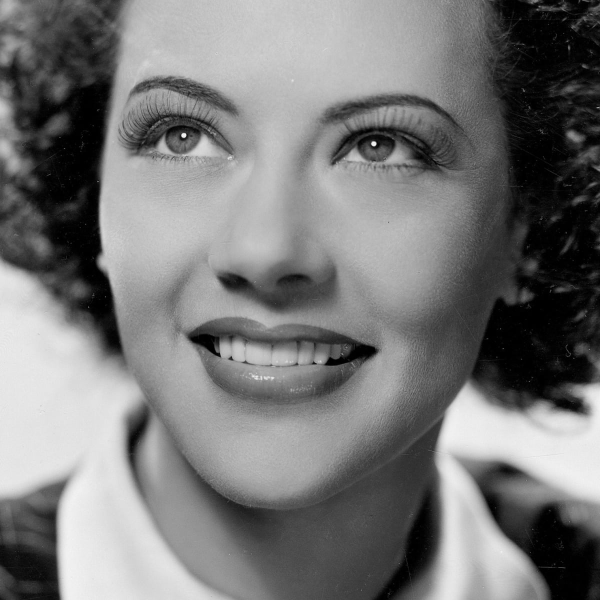
#> input picture Lab17,18,19,20,21,22/smile.jpg, 1200 x 1200 px (shown at 1/2 size)
$ python lab18.py
#> lines starting #> are read from the running program, lines starting #| are printed output that depends on the picture; after the words box and inside, x2 and y2 are one past the last pixel; in counts of white or black regions, pixels touching at a corner belong together
#Implementation of Butterworth Low Pass Filter

import numpy as np
from matplotlib import pyplot as plt
import cv2 as cv


img = cv.imread('smile.jpg',0)
#> img is the input picture: shape (1200, 1200); min 0, max 255, mean 120.4
min = np.minimum(img.shape[0],img.shape[1])
#> min = 1200
img = cv.resize(img,(min,min))
img[img>=225]=0
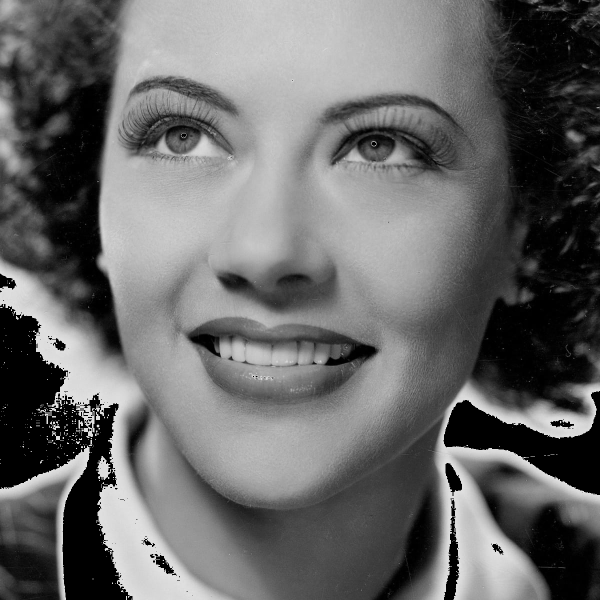
#> img: shape (1200, 1200) (shown at 1/2 size); 6.96% of pixels changed, all inside (x1, y1, x2, y2) = (0, 160, 1200, 1200)

M,N = img.shape
#> M = 1200; N = 1200
fourier_image = np.fft.fft2(img)
u = np.array(range(0,M))
#> u = 1200 values from 0 to 1199
v = np.array(range(0,N))
#> v = 1200 values from 0 to 1199
idx = np.where(u>(M/2))
u[idx] = u[idx]-M
idy = np.where(v>N/2)
v[idy]=v[idy]-N
[V,U] = np.meshgrid(v,u)
D = (U**2 + V**2)**(1/2)
#cutoff = 40
cutoff = [50,40,20,10]
H3 = 1/(1+(D/cutoff[1])**2)
G3 = H3*fourier_image
imback2 = np.fft.ifft2(G3)
imback2 = np.uint8(np.real(imback2))
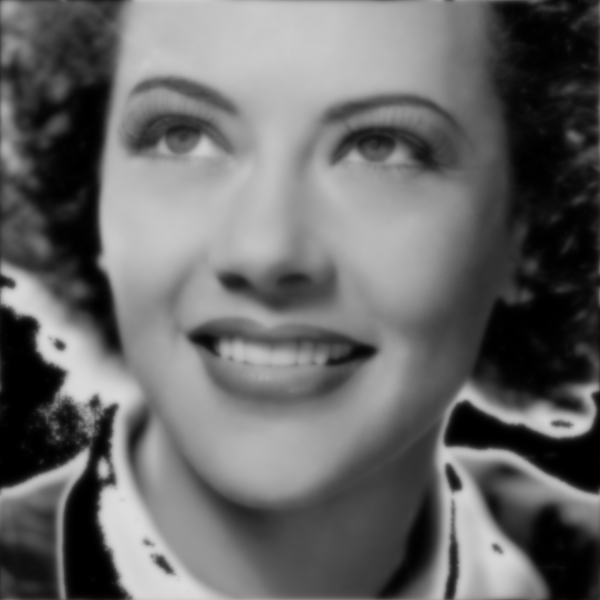
#> imback2: shape (1200, 1200) (shown at 1/2 size); min 0, max 221, mean 103.9
imback2[imback2>=225]=0

H4 = 1/(1+(D/cutoff[1])**4)
G4 = H4*fourier_image
imback3 = np.fft.ifft2(G4)
imback3 = np.uint8(np.real(imback3))
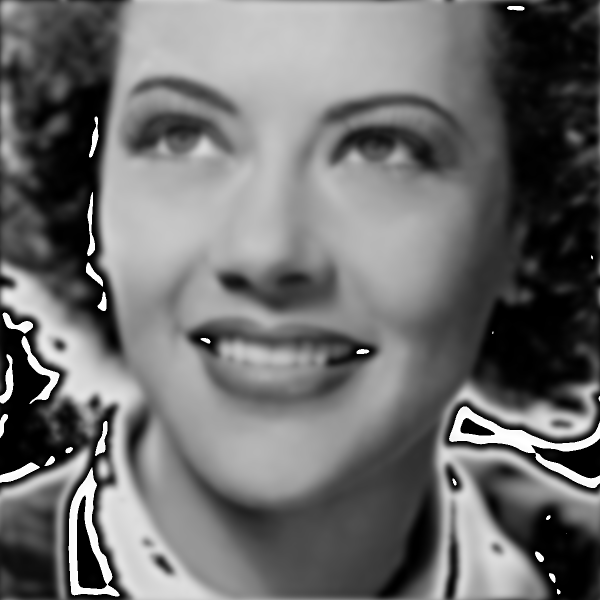
#> imback3: shape (1200, 1200) (shown at 1/2 size); min 0, max 255, mean 109.3
imback3[imback3>=225]=0
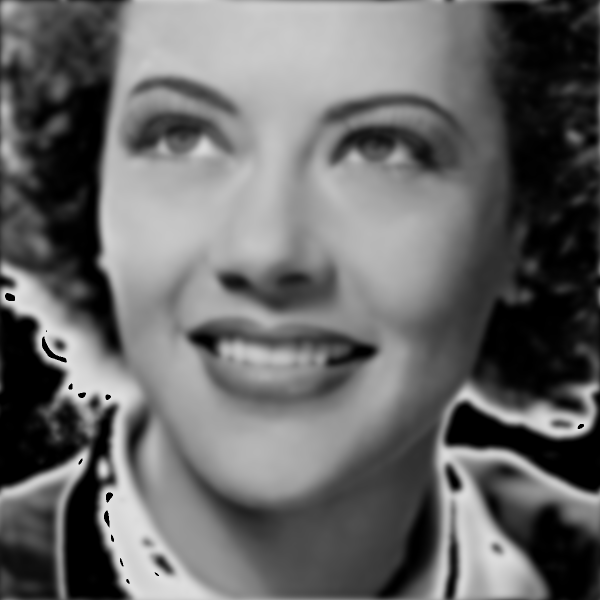
#> imback3: shape (1200, 1200) (shown at 1/2 size); 2.25% of pixels changed, all inside (x1, y1, x2, y2) = (0, 12, 1200, 1193)

H5 = 1/(1+(D/cutoff[3])**2)
G5 = H5*fourier_image
imback4 = np.fft.ifft2(G5)
imback4 = np.uint8(np.real(imback4))
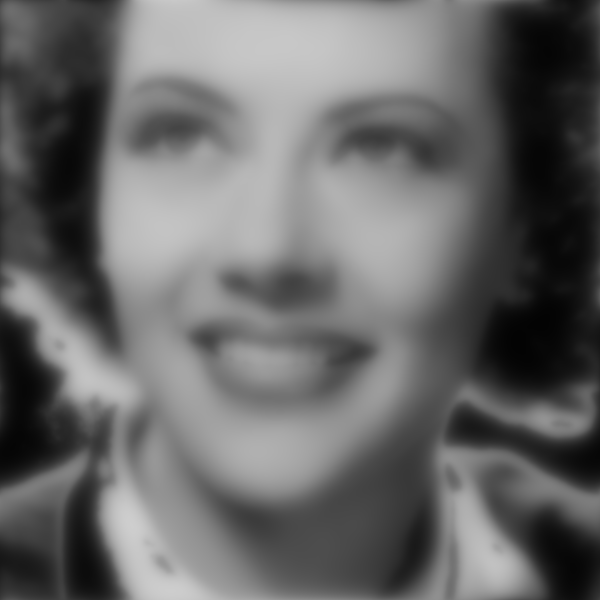
#> imback4: shape (1200, 1200) (shown at 1/2 size); min 3, max 206, mean 103.9
imback4[imback4>=225]=0

H6 = 1/(1+(D/cutoff[3])**4)
G6 = H6*fourier_image
imback5 = np.fft.ifft2(G6)
imback5 = np.uint8(np.real(imback5))
imback5[imback5>=225]=0
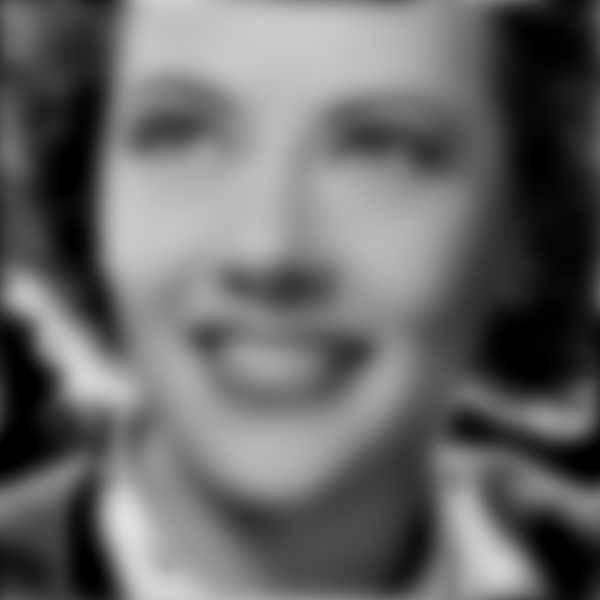
#> imback5: shape (1200, 1200) (shown at 1/2 size); min 0, max 224, mean 103.9

plt.subplot(221),plt.imshow(imback2,cmap='gray')
plt.title('Order = 1,Cutoff = 40'),plt.xticks([]),plt.yticks([])
plt.subplot(222),plt.imshow(imback3,cmap='gray')
plt.title('Order = 2,Cutoff = 40'),plt.xticks([]),plt.yticks([])
plt.subplot(223),plt.imshow(imback4,cmap='gray')
plt.title('Order = 1,Cutoff = 10'),plt.xticks([]),plt.yticks([])
plt.subplot(224),plt.imshow(imback5,cmap='gray')
plt.title('Order = 2,Cutoff = 10'),plt.xticks([]),plt.yticks([])

plt.show()

$ run again, with Lab17,18,19,20,21,22/download.jpg copied over Lab17,18,19,20,21,22/smile.jpg
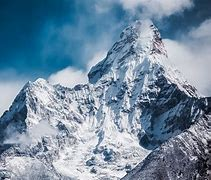
#> input picture Lab17,18,19,20,21,22/download.jpg, 211 x 180 px
#> `img[img>=225]=0`:
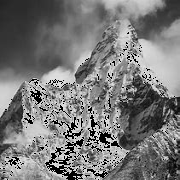
#> img: shape (180, 180); min 0, max 224, mean 120.4
#> `imback4 = np.uint8(np.real(imback4))`:
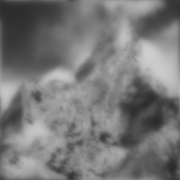
#> imback4: shape (180, 180); min 43, max 207, mean 119.9
